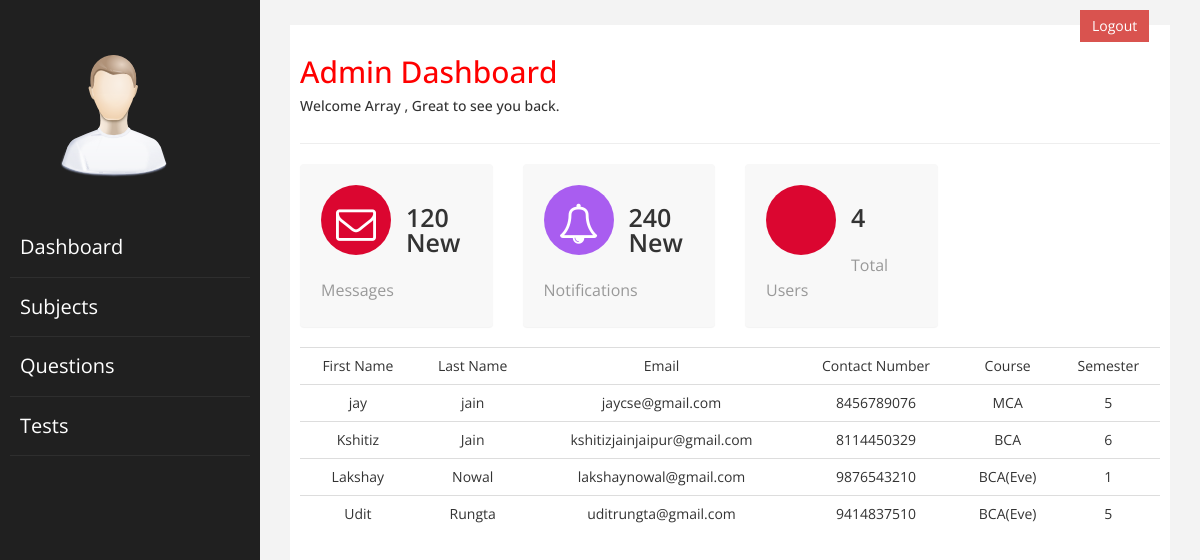
The page /admin/admin.php (signed in) on the database its author committed.
### tables this page shows
CREATE TABLE `users` (
  `F_Name` varchar(10) NOT NULL,
  `L_Name` varchar(10) NOT NULL,
  `Email` varchar(30) NOT NULL,
  `Phone` varchar(10) NOT NULL,
  `Password` varchar(2000) NOT NULL,
  `Course` varchar(15) NOT NULL,
  `Sem` int(2) NOT NULL,
  `Last_Activity` datetime NOT NULL,
  `Color` varchar(8) NOT NULL
);

### admin/admin.php (the view, shortened to what this page needs)
<?php
include("database.php");
$query = mysqli_query($con,"SELECT * FROM users");
$number=mysqli_num_rows($query);
$query2="select * from users";
$result=mysqli_query($con,$query2);
?>
<!DOCTYPE html>
<html>
<head>
    <link href="../assets/css/admin/bootstrap.css" rel="stylesheet" />
    <link href="../assets/css/admin/font-awesome.css" rel="stylesheet" />
    <link href="../assets/css/admin/custom.css" rel="stylesheet" />
</head>
<body>
    <div id="wrapper">
        <a href="adminlogin.php" style="position:absolute;margin-top:10px;left:90%" class="btn btn-danger square-btn-adjust">Logout</a>
                <nav class="navbar-default navbar-side" role="navigation">
            <div class="sidebar-collapse">
                <ul class="nav" id="main-menu" style="font-size: 20px; padding: 10px;">
				<div class="user">	<img src="../assets/img/find_user.png" style="padding-left:40px;padding-bottom:40px;padding-top:40px">
				</div>
                    <li>
                        <a  href="admin.php"> Dashboard</a>
                    </li>
                    <li>
                        <a  href="subject.php">Subjects</a>
                    </li>
                    <li>
                        <a  href="ques.php">Questions</a>
                    </li>
                    <li>
                        <a  href="test.php">Tests</a>
                    </li>
                </ul>
            </div>
        </nav>
        <div id="page-wrapper" >
            <div id="page-inner">
                <div class="row">
                    <div class="col-md-12">
                     <h2>Admin Dashboard</h2>
                        <h5>Welcome <?=$_SESSION['sess_user'];?> , Great to see you back. </h5>
                    </div>
                </div>
                 <hr />
                 <div class="row">
                    <div class="col-md-3 col-sm-6 col-xs-6">
                <div class="panel panel-back noti-box">
                    <span class="icon-box bg-color-red set-icon">
                        <i class="fa fa-envelope-o"></i>
                    </span>
                    <div class="text-box" >
                        <p class="main-text">120 New</p>
                        <p class="text-muted">Messages</p>
                    </div>
                 </div>
                 </div>
                        <div class="col-md-3 col-sm-6 col-xs-6">
                <div class="panel panel-back noti-box">
                    <span class="icon-box bg-color-blue set-icon">
                        <i class="fa fa-bell-o"></i>
                    </span>
                    <div class="text-box" >
                        <p class="main-text">240 New</p>
                        <p class="text-muted">Notifications</p>
                    </div>
                 </div>
                 </div>
                 <div class="col-md-3 col-sm-6 col-xs-6">
                    <div class="panel panel-back noti-box">
                        <span class="icon-box bg-color-red set-icon">
                            <i class="fad fa-users"></i>
                        </span>
                        <div class="text-box" >
                            <p class="main-text"><?php echo $number?></p>
                            <p class="text-muted">Total Users</p>
                        </div>
                     </div>
                     </div>
                </div>
               <table class="table">
  <tr>
    <td align="center">First Name</td>
    <td align="center">Last Name</td>
     <td align="center">Email</td>
    <td align="center">Contact Number</td>
    <td align="center">Course</td>
          <td align="center">Semester</td>
  </tr>
  <?php
  while($row=mysqli_fetch_object($result)):?>
  <tr>
    <td align="center"><?php echo $row->F_Name;   ?></td>
    <td align="center"><?php echo $row->L_Name;  ?></td>
    <td align="center"><?php echo $row->Email;   ?></td>
    <td align="center"><?php echo $row->Phone;  ?></td>
      <td align="center"><?php echo $row->Course;  ?></td>
         <td align="center"><?php echo $row->Sem;  ?></td>
  </tr>
  <?php endwhile;?>
</table>
    </div>
            </div>
        </div>
</body>
</html>

### assets/css/admin/custom.css (style rules this page uses)
body { font-family: 'Open Sans', sans-serif; }
#wrapper { width: 100%; background:#202020; }
#page-wrapper { padding: 15px 15px; min-height: 600px; background:#F3F3F3; }
#page-inner { width:100%; margin:10px 20px 10px 0px; background-color:#fff!important; padding:10px; min-height:1200px; }
h2 { color: #f00; }
.square-btn-adjust { border: 0px solid transparent; -webkit-border-radius: 0px; -moz-border-radius: 0px; border-radius: 0px; }
p { font-size:16px; line-height:25px; padding-top:20px; }
.panel-back { background-color:#F8F8F8; }
.noti-box { min-height: 100px; padding: 20px; }
.noti-box .icon-box { display: block; float: left; margin: 0 15px 10px 0; width: 70px; height: 70px; line-height: 75px; vertical-align: middle; text-align: center; font-size: 40px; }
.text-box p { margin: 0 0 3px; }
.main-text { font-size: 25px; font-weight:600; }
.set-icon { -webkit-border-radius: 50px; -moz-border-radius: 50px; border-radius: 50px; }
.bg-color-blue { background-color: #A95DF0; color: #fff; }
.bg-color-red { background-color: #DB0630; color: #fff; }
.sidebar-collapse , .sidebar-collapse .nav { background:none; }
.sidebar-collapse .nav { padding:0; }
.sidebar-collapse .nav > li > a { color:#fff; background:#202020; text-shadow:none; }
.sidebar-collapse > .nav > li > a { padding:15px 10px; }
.sidebar-collapse > .nav > li { border-bottom: 1px solid rgba(107, 108, 109, 0.19); }
.navbar-side { border:none; background-color: #202020; }
.navbar-default { border:0px solid black; }
@media (min-width:768px) { #page-wrapper { margin: 0 0 0 260px; padding: 15px 30px; min-height: 1200px; } }
@media (min-width:768px) { .navbar-side { z-index: 1; position: absolute; width: 260px; } }
* { box-sizing: border-box; }
.row:after { content: ""; display: table; clear: both; }

### rows shown on the page
users: F_Name "jay", L_Name "jain", Email "jaycse@gmail.com", Phone "8456789076", Course "MCA", Sem "5"
users: F_Name "Kshitiz", L_Name "Jain", Email "kshitizjainjaipur@gmail.com", Phone "8114450329", Course "BCA", Sem "6"
users: F_Name "Lakshay", L_Name "Nowal", Email "lakshaynowal@gmail.com", Phone "9876543210", Course "BCA(Eve)", Sem "1"
users: F_Name "Udit", L_Name "Rungta", Email "uditrungta@gmail.com", Phone "9414837510", Course "BCA(Eve)", Sem "5"

### other values the page prints
$_SESSION['sess_user'] "Array"
$number "4"
